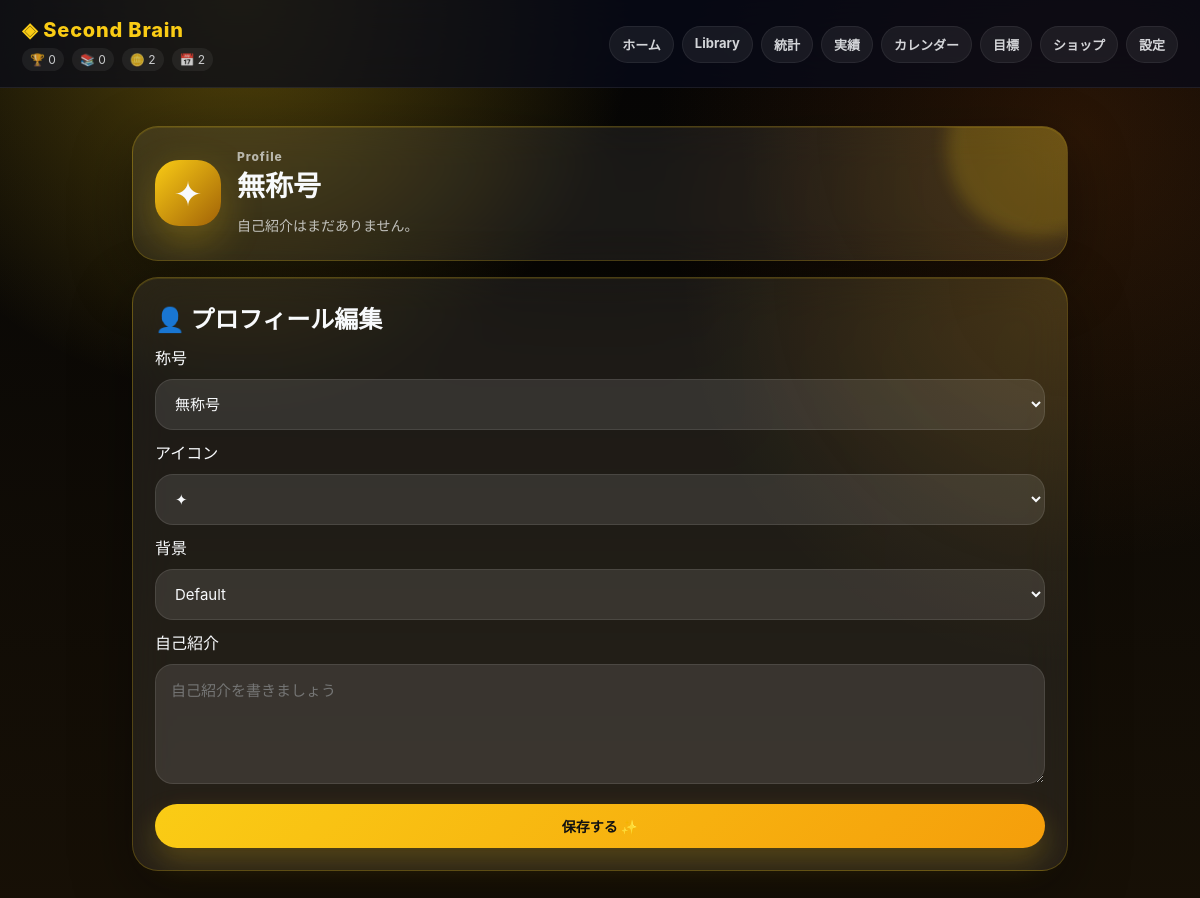
/profile, run on the app's committed database.
### tables this page shows
CREATE TABLE profile (
        id INTEGER PRIMARY KEY,
        title TEXT DEFAULT '無称号',
        icon TEXT DEFAULT '✦',
        background TEXT DEFAULT 'default',
        bio TEXT DEFAULT '',
        coins INTEGER DEFAULT 0
    );

### app.py (the view, shortened to what this page needs)
@app.route("/profile", methods=["GET", "POST"])
def profile():
    return render_template(
        "profile.html",
        profile=get_profile(),
        titles=load_titles(),
        icons=load_icons(),
        backgrounds=load_backgrounds(),
        stats=life_stats(),
        theme=session["theme"]
    )

### app.py (called while the page is built, shortened)
def give_login_bonus():
    today = date.today().strftime("%Y-%m-%d")
    conn = connect()
    c = conn.cursor()
    c.execute("SELECT date_key FROM login_days WHERE date_key = ?", (today,))
    exists = c.fetchone()
    conn.commit()
    conn.close()

@app.before_request
def before():
    init()
    if "theme" not in session:
        session["theme"] = "gold"
    if not is_owned(session["theme"]):
        session["theme"] = "gold"
    give_login_bonus()

### modules/database.py (called while the page is built)
def connect():
    db_dir = os.path.dirname(DB_PATH)
    if db_dir:
        os.makedirs(db_dir, exist_ok=True)
    conn = sqlite3.connect(DB_PATH)
    conn.row_factory = sqlite3.Row
    return conn

def add_column_if_missing(cursor, table, column, definition):
    cursor.execute(f"PRAGMA table_info({table})")
    columns = [row["name"] for row in cursor.fetchall()]
    if column not in columns:
        cursor.execute(f"ALTER TABLE {table} ADD COLUMN {column} {definition}")

### modules/profile.py (called while the page is built)
def load_json(path, fallback):
    if not os.path.exists(path):
        return fallback
    with open(path, "r", encoding="utf-8") as file:
        return json.load(file)

def load_titles():
    return load_json("data/titles.json", ["無称号"])

def load_icons():
    return load_json("data/icons.json", ["✦"])

def load_backgrounds():
    return load_json("data/backgrounds.json", [])

def get_profile():
    conn = connect()
    c = conn.cursor()
    c.execute("SELECT * FROM profile WHERE id = 1")
    row = c.fetchone()
    conn.close()
    return dict(row)

### modules/stats.py (called while the page is built)
def count_table(table):
    conn = connect()
    c = conn.cursor()
    c.execute(f"SELECT COUNT(*) AS count FROM {table}")
    row = c.fetchone()
    conn.close()
    return row["count"]

def done_goals_count():
    conn = connect()
    c = conn.cursor()
    c.execute("SELECT COUNT(*) AS count FROM goals WHERE done = 1")
    row = c.fetchone()
    conn.close()
    return row["count"]

def category_counts():
    conn = connect()
    c = conn.cursor()
    c.execute("""
    SELECT category, COUNT(*) AS count
    FROM logs
    GROUP BY category
    ORDER BY count DESC
    """)
    rows = c.fetchall()
    conn.close()
    return rows

def latest_shopping(limit=3):
    conn = connect()
    c = conn.cursor()
    c.execute("""
    SELECT *
    FROM shopping
    WHERE done = 0
    ORDER BY created_at DESC
    LIMIT ?
    """, (limit,))
    rows = c.fetchall()
    conn.close()
    return rows

### modules/themes.py (called while the page is built)
def owned_themes():
    return [
        theme.get("class")
        for theme in load_themes()
    ]

### templates/profile.html
{% extends "base.html" %}
{% block content %}
<section class="card profile-card {{ profile.background }}">
    <div class="profile-top">
        <div class="profile-icon">{{ profile.icon }}</div>
        <div>
            <div class="sub">Profile</div>
            <h1>{{ profile.title }}</h1>
            {% if profile.bio %}
                <p>{{ profile.bio }}</p>
            {% else %}
                <p class="muted">自己紹介はまだありません。</p>
            {% endif %}
        </div>
    </div>
</section>
<section class="card">
    <h2>👤 プロフィール編集</h2>
    <form method="post" action="/profile" class="stack-form">
        <label>称号</label>
        <select name="title">
            {% for title in titles %}
                <option value="{{ title }}" {% if profile.title == title %}selected{% endif %}>
                    {{ title }}
                </option>
            {% endfor %}
        </select>
        <label>アイコン</label>
        <select name="icon">
            {% for icon in icons %}
                <option value="{{ icon }}" {% if profile.icon == icon %}selected{% endif %}>
                    {{ icon }}
                </option>
            {% endfor %}
        </select>
        <label>背景</label>
        <select name="background">
            {% for background in backgrounds %}
                <option value="{{ background.class }}" {% if profile.background == background.class %}selected{% endif %}>
                    {{ background.name }}
                </option>
            {% endfor %}
        </select>
        <label>自己紹介</label>
        <textarea name="bio" placeholder="自己紹介を書きましょう">{{ profile.bio }}</textarea>
        <button>保存する ✨</button>
    </form>
</section>
{% endblock %}

### templates/base.html (shortened to what this page needs)
<!DOCTYPE html>
<html lang="ja">
<head>
    <link rel="stylesheet" href="/static/style.css">
</head>
<body class="{{ theme }}">
<header>
    <div class="title-row">
        <div class="title">◈ Second Brain</div>
        {% if profile and stats %}
        <div class="top-mini-stats">
            <span>🏆 {{ stats.achievements }}</span>
            <span>📚 {{ stats.library }}</span>
            <span>🪙 {{ profile.coins }}</span>
            <span>📅 {{ stats.login }}</span>
        </div>
        {% endif %}
    </div>
    <nav class="tabs" id="tabs">
        <a href="/" data-path="/">ホーム</a>
        <a href="/library" data-path="/library">Library</a>
        <a href="/statistics" data-path="/statistics">統計</a>
        <a href="/achievements" data-path="/achievements">実績</a>
        <a href="/calendar" data-path="/calendar">カレンダー</a>
        <a href="/goals" data-path="/goals">目標</a>
        <a href="/shop" data-path="/shop">ショップ</a>
        <a href="/settings" data-path="/settings">設定</a>
    </nav>
</header>
<main>
    {% block content %}
    {% endblock %}
</main>
</body>
</html>

### static/style.css (style rules this page uses)
* { box-sizing:border-box; }
body { margin:0; padding-top:env(safe-area-inset-top); font-family:-apple-system,BlinkMacSystemFont,"Helvetica Neue","Hiragino Sans","Yu Gothic",sans-serif; color:#f8fafc; min-height:100vh; background:#0b1020; }
main { width:100%; max-width:980px; margin:0 auto; padding:22px; }
.gold { background: radial-gradient(circle at 30% 0%, rgba(245,158,11,0.28), transparent 30%), radial-gradient(circle at 100% 20%, rgba(250,204,21,0.18), transparent 28%), linear-gradient(180deg,#050505 0%,#16110a 100%); }
header { padding:calc(env(safe-area-inset-top) + 18px) 22px 16px; display:flex; justify-content:space-between; align-items:center; gap:16px; flex-wrap:wrap; position:sticky; top:0; z-index:20; background:rgba(8,10,25,0.72); backdrop-filter:blur(20px); -webkit-backdrop-filter:blur(20px); border-bottom:1px solid rgba(255,255,255,0.08); }
.title { font-size:20px; font-weight:800; }
.tabs { display:flex; gap:8px; flex-wrap:wrap; }
.tabs a { color:inherit; text-decoration:none; font-size:13px; font-weight:700; padding:8px 12px; border-radius:999px; background:rgba(255,255,255,0.08); border:1px solid rgba(255,255,255,0.08); opacity:0.85; }
.card { margin:16px 0; padding:22px; border-radius:26px; background:rgba(255,255,255,0.08); border:1px solid rgba(255,255,255,0.12); box-shadow:0 20px 60px rgba(0,0,0,0.28); backdrop-filter:blur(22px); -webkit-backdrop-filter:blur(22px); }
.gold .card { border:1px solid rgba(250,204,21,0.22); box-shadow:0 20px 60px rgba(0,0,0,0.35), inset 0 1px 0 rgba(250,204,21,0.12); }
.card h1,.card h2,.card h3 { margin:0 0 10px; }
.card p { line-height:1.7; }
.sub { font-size:12px; font-weight:800; letter-spacing:0.08em; opacity:0.65; }
.muted { opacity:0.68; font-size:14px; }
.profile-card { background: radial-gradient(circle at top right, rgba(196,181,253,0.28), transparent 40%), rgba(255,255,255,0.09); }
.gold .profile-card { background: radial-gradient(circle at top right, rgba(250,204,21,0.22), transparent 40%), rgba(255,255,255,0.07); }
.profile-top { display:flex; gap:16px; align-items:center; }
.profile-icon { width:66px; height:66px; display:flex; align-items:center; justify-content:center; border-radius:24px; font-size:34px; background:linear-gradient(135deg,#c4b5fd,#7c3aed); box-shadow:0 16px 40px rgba(124,58,237,0.35); }
.gold .profile-icon { background:linear-gradient(135deg,#facc15,#a16207); box-shadow:0 16px 40px rgba(250,204,21,0.28); }
.profile-card h1 { font-size:28px; }
.profile-card p { margin:0; opacity:0.72; }
textarea,input,select { width:100%; border:none; outline:none; border-radius:18px; padding:14px 15px; font-size:15px; font-family:inherit; color:inherit; background:rgba(255,255,255,0.10); border:1px solid rgba(255,255,255,0.10); }
textarea { min-height:120px; resize:vertical; }
button { margin-top:10px; border:none; border-radius:999px; padding:12px 18px; color:white; font-weight:800; font-size:14px; font-family:inherit; background:linear-gradient(135deg,#8b5cf6,#6366f1); box-shadow:0 14px 30px rgba(99,102,241,0.25); cursor:pointer; }
.gold button { color:#111; background:linear-gradient(135deg,#facc15,#f59e0b); box-shadow:0 14px 30px rgba(250,204,21,0.22); }
.stack-form { display:flex; flex-direction:column; gap:10px; }
html { background:#090b1f; min-height:100%; overscroll-behavior:none; }
body { background-attachment:fixed; overscroll-behavior:none; }
.gold .title { color:#facc15; }
.gold .card { background: radial-gradient(circle at top right, rgba(250,204,21,0.12), transparent 35%), rgba(255,255,255,0.07); }
.profile-card { position:relative; overflow:hidden; }
.profile-card::after { content:""; position:absolute; width:180px; height:180px; right:-60px; top:-70px; border-radius:999px; background:rgba(196,181,253,.18); filter:blur(8px); pointer-events:none; }
.gold .profile-card::after { background:rgba(250,204,21,.18); }
.profile-icon { flex-shrink:0; }
.title-row { display:flex; flex-direction:column; gap:6px; }
.top-mini-stats { display:flex; gap:8px; flex-wrap:wrap; font-size:12px; opacity:.8; }
.top-mini-stats span { padding:4px 8px; border-radius:999px; background:rgba(255,255,255,.08); }
.gold { background: radial-gradient(circle at 20% 0%, rgba(250,204,21,.32), transparent 30%), radial-gradient(circle at 90% 15%, rgba(180,83,9,.20), transparent 32%), linear-gradient(180deg,#050505 0%,#171006 100%); }
.title { letter-spacing:.04em; }

### data on the page
profile: coins "2", icon "✦", title "無称号"

### other printed values
{{ stats.achievements }} "0"
{{ stats.library }} "0"
{{ stats.login }} "2"
form field background "Default"
